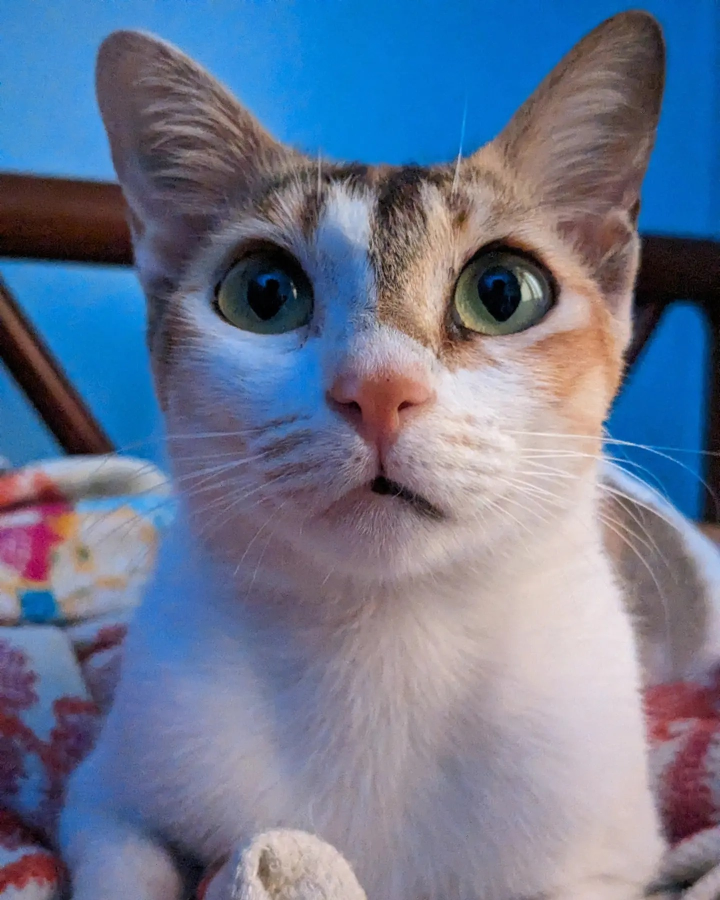
#> input picture Mini.jpg, 1440 x 1800 px, found by its file name (shown at 1/2 size)
$ jupyter execute 1B_change_intensitylevel.ipynb
#> lines starting #> are read from the running program, lines starting #| are printed output that depends on the picture
# 1(b)
#### Take grayscale image of size 512x512 and perform the following operations -
Decrease it intensity level resolution by one bit up to reach its binary format observe its change when displaying in the same window size

###### Akif Islam <br> Department of CSE-RU <br> iamakifislam@gmail.com <br> 5th September 2023

[cell 1]
import cv2
import numpy as np

img = cv2.imread("Mini.jpg")
#> img is the input picture: shape (1800, 1440, 3); mean B, G, R 144.5, 118.8, 107.1
img = cv2.cvtColor(img,cv2.COLOR_BGR2GRAY)
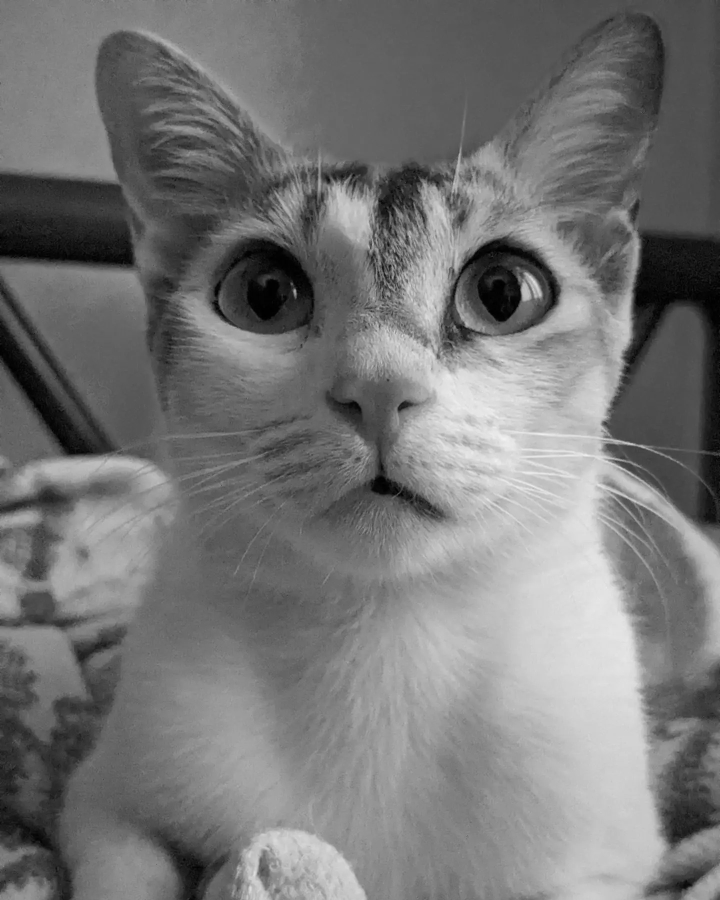
#> img: shape (1800, 1440) (shown at 1/2 size); min 0, max 243, mean 118.2
img = cv2.resize(img,(512,512))
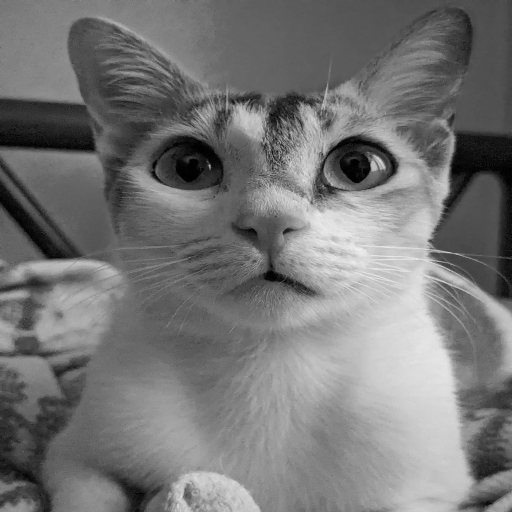
#> img: shape (512, 512); min 0, max 242, mean 118.1

import matplotlib.pyplot as plt
plt.imshow(img,cmap="gray")
plt.show()

[cell 2]
img.shape
#> Out = (512, 512)

# Normalization

[cell 3]
img = img/255
img

# Subplots

[cell 4]
plt.figure(figsize=(6,15))


for i in range(8,0,-1):
    plt.subplot(4,2,i)
    plt.title(f"{i} Bit")
    new_image = np.floor(img*(2**i))
    plt.imshow(new_image,cmap='gray')
#> this loop made 8 passes
#> pass 2, `new_image = np.floor(img*(2**i))`:
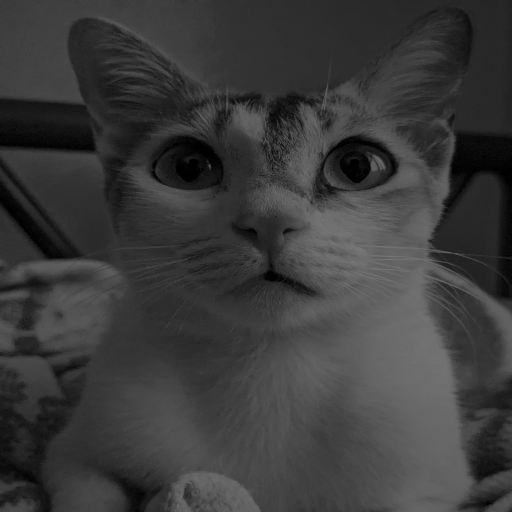
#> new_image: shape (512, 512) float64; min 0, max 121, mean 58.8

plt.show()
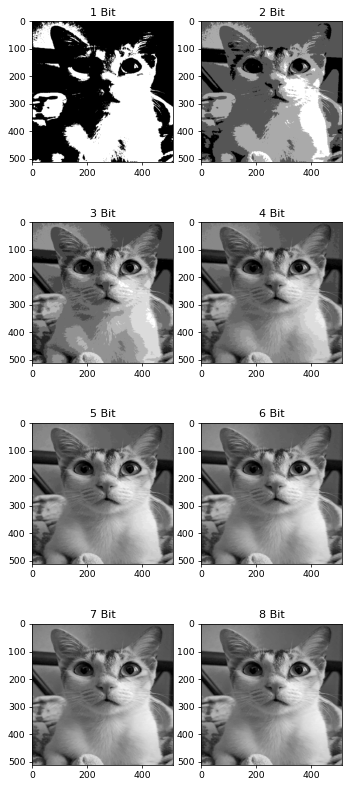
#> figure drawn by matplotlib, 8 panels

$ run again, with Cat_Square.jpg copied over Mini.jpg
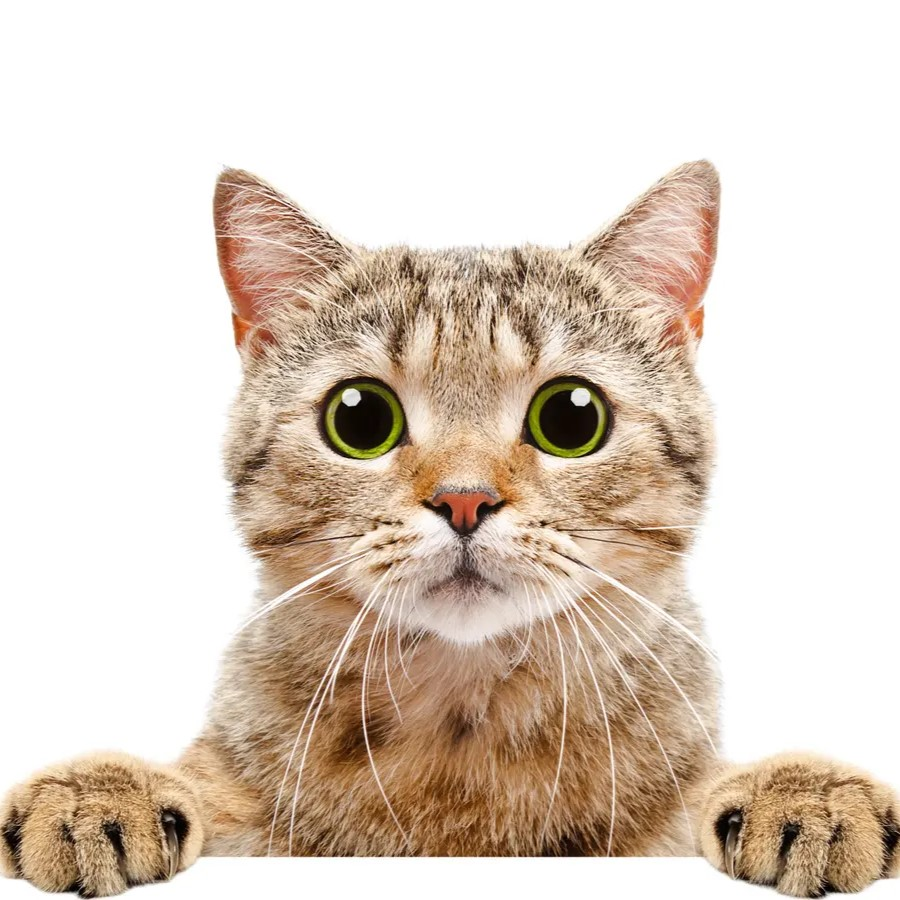
#> input picture Cat_Square.jpg, 900 x 900 px, found by its file name
#> img is the input picture: shape (900, 900, 3); mean B, G, R 196.2, 208.9, 222.5
#> `img = cv2.cvtColor(img,cv2.COLOR_BGR2GRAY)`:
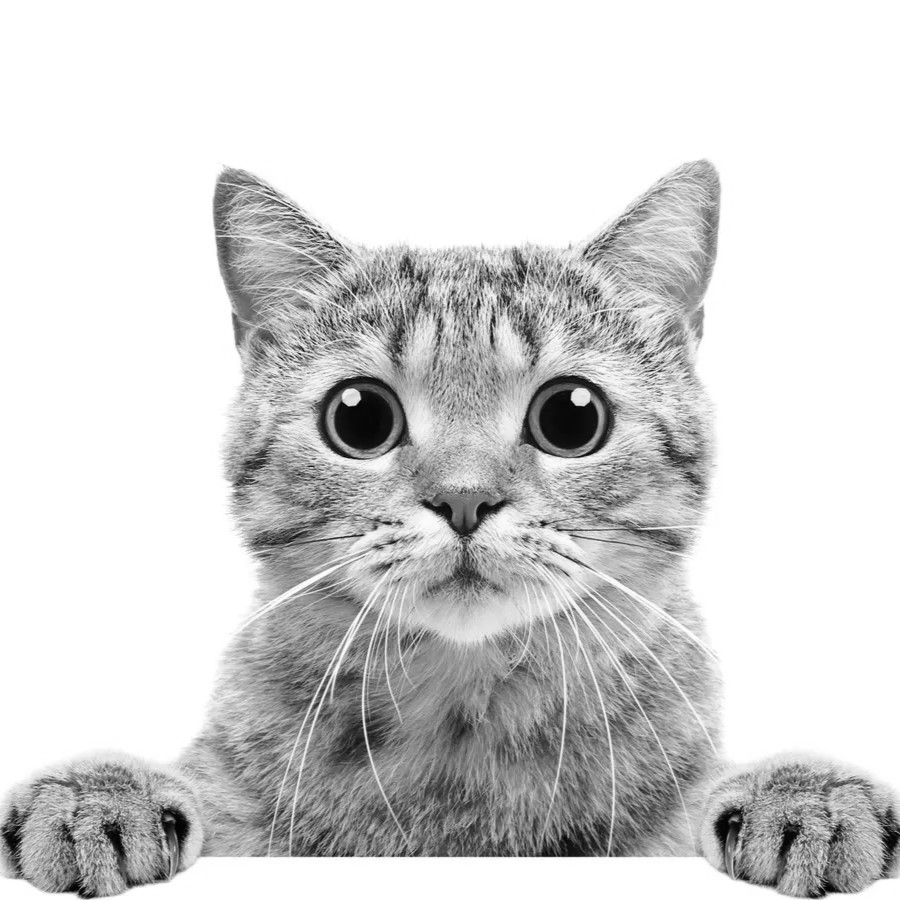
#> img: shape (900, 900); min 0, max 255, mean 211.5
#> the loop `for i in range(8,0,-1):` made 8 passes
#> pass 2, `new_image = np.floor(img*(2**i))`:
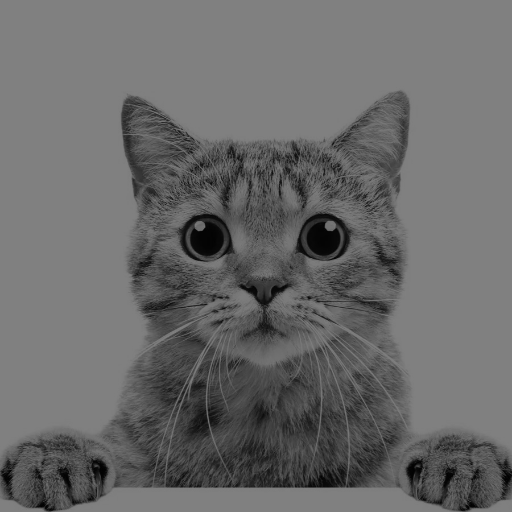
#> new_image: shape (512, 512) float64; min 1, max 128, mean 105.9
